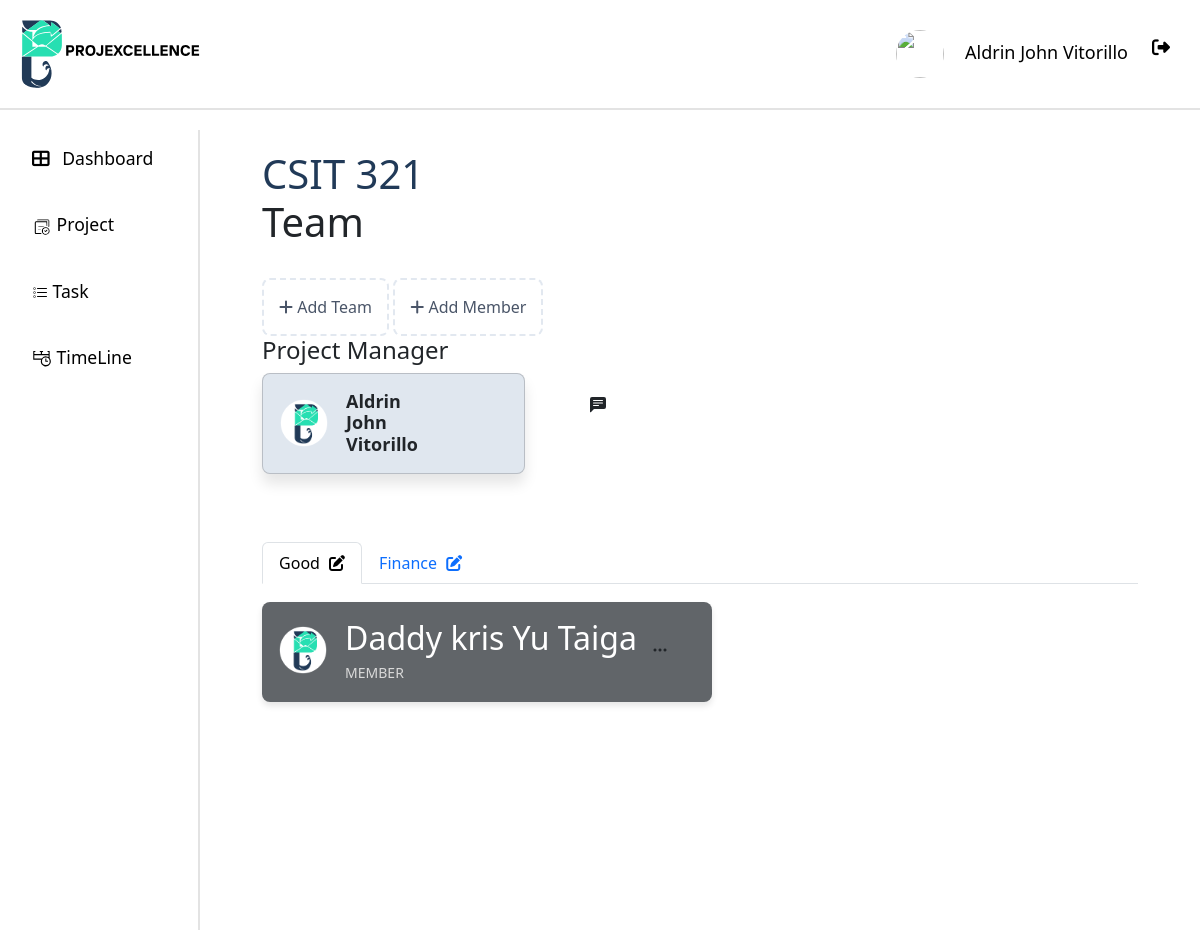
/myteam/1/ (signed in), run on the app's committed database.
### api/models.py (models this page shows, shortened)
class User(AbstractUser):
    ROLE_CHOICES = [
        ("ADMIN", "Admin"),
        ("PM", "projectmanger"),
        ("MEMBER", "member"),
    ]
    STATUS_CHOICES = [
        ("APPROVED", "Approved"),
        ("REJECTED", "Rejected"),
        ("PENDING", "Pending"),
    ]
    username = None  # Remove the username field entirely
    email = models.EmailField(_("email address"), unique=True)
    phone_regex = RegexValidator(
        regex=r"^\+?1?\d{9,15}$",
        message="Phone number must be entered in the format: '+999999999'. Up to 15 digits allowed.",
    )
    phone_number = models.CharField(validators=[phone_regex], max_length=17, blank=True)
    role = models.CharField(max_length=10, choices=ROLE_CHOICES, default="EMPLOYEE")
    date_of_hire = models.DateField(blank=True, null=True)
    profile_path = models.ImageField(null=True, blank=True,upload_to='profile/' )
    status = models.CharField(max_length=20, choices=STATUS_CHOICES, default="PENDING")
    groups = models.ManyToManyField(
        "auth.Group",
        verbose_name=_("groups"),
        blank=True,
        related_name="custom_user_set",
        related_query_name="custom_user",
    )
    user_permissions = models.ManyToManyField(
        "auth.Permission",
        verbose_name=_("user permissions"),
        blank=True,
        related_name="custom_user_set",
        related_query_name="custom_user",
    )
    objects = UserManager()
    USERNAME_FIELD = "email"
    REQUIRED_FIELDS = ["first_name", "last_name", "date_of_hire", "password"]
    def __str__(self):
        return f"{self.first_name} {self.last_name}"

class Project(models.Model):
    project_name = models.CharField(max_length=50)
    description = models.TextField()
    created_by = models.ForeignKey(User, on_delete=models.CASCADE)
    date_created = models.DateTimeField(auto_now_add=True)

class Team(models.Model):
    team_name = models.CharField(max_length=50)
    users = models.ManyToManyField(User, through='TeamMembership')  # Define the through model
    project = models.ForeignKey('Project', on_delete=models.CASCADE)

class TeamMembership(models.Model):
    ROLE_CHOICES = [
        ("Manager", "Manager"),
        ("HEAD", "Head"),
        ("MEMBER", "Member"),
    ]
    user = models.ForeignKey(User, on_delete=models.CASCADE)
    team = models.ForeignKey(Team, on_delete=models.CASCADE)
    project = models.ForeignKey('Project', on_delete=models.CASCADE)
    role = models.CharField(max_length=50,  choices=ROLE_CHOICES, default="Member")
    joined_at = models.DateTimeField(auto_now_add=True)

### api/views.py (the view, shortened to what this page needs)
# urls.py: path("myteam/<int:project_id>/", views.team_list, name="team_list"),
@login_required
def team_list(request, project_id):
    add_team_form = TeamForm()
    add_member_form = AddMemberForm()
    edit_role_form = EditRoleForm()
    user = request.user
    project = get_object_or_404(Project, id=project_id)
    assign_task = TaskForm(project=project)
    teams = Team.objects.filter(project=project).order_by("-id").prefetch_related('teammembership_set')
    team_filter = TeamFilter(request.GET, queryset=teams)
    paginator = Paginator(team_filter.qs, 5)
    page_number = request.GET.get("page")
    page_obj = paginator.get_page(page_number)
    user_roles = {
        membership.team_id: membership.role
        for membership in TeamMembership.objects.filter(
            user=request.user,
            project=project
        )
    }
    team_memberships_sorted = [
    (team, sorted(
        team.teammembership_set.all(),
        key=lambda m: (m.role != 'HEAD', m.role != 'Manager')
    ))
    for team in page_obj
]
    context = {
        "page_obj": page_obj,
        "add_team_form": add_team_form,
        "add_member_form": add_member_form,
        "assign_task":assign_task,
        "filter": team_filter,
        "project": project,
        "edit_role_form": edit_role_form,
        "team_memberships": team_memberships_sorted,
        "user_roles": user_roles,
    }
    return render(request, "myteam.html", context)

### api/templatetags/custom_filters.py (called while the page is built)
@register.filter
def get_item(dictionary, key):
    return dictionary.get(key)

### api/templates/myteam.html (shortened to what this page needs)
{% extends "base.html" %}
{% load static %}
{% load crispy_forms_tags %}
{% load custom_filters %}
{% block content %}
<div class="page-container">
    <div class="Team">
        <h1> <div class="project-name">{{ project.project_name|capfirst }} </div>Team</h1><br>
        {% if user == project.created_by or user|is_project_manager:project %}
            <div type="button" class="add-team" data-bs-toggle="modal" data-bs-target="#addTeamModal">
                <i class="fas fa-plus mr-2"></i> Add Team
            </div>
        {% endif %}
        <div type="button" class="add-member" data-bs-toggle="modal" data-bs-target="#addMemberModal">
            <i class="fas fa-plus mr-2"></i> Add Member
        </div>
        <h4>Project Manager</h4>
        <div class="card">
            <div class="info">
                <table>
                    <tr>
                        <td>
                            {% if project.created_by.user.profile_path %}
                             <img class="avatar" src="{{ project.created_by.user.profile_path.url }}" >
                            {% else %}
                                <img src="{% static 'res/logoPlaceHolder.png' %}" alt="avatar-profile" class="avatar">
                            {% endif %}
                            </td>
                        <td>
                            <h2 class="name"> {{ project.created_by.first_name|capfirst }} {{ project.created_by.last_name|capfirst }}</h2>
                        </td>
                        <td class="message">
                        </td>
                    </tr>
                </table>
            </div>
        </div>
    </div>
    <div class="Members">
        <ul class="nav nav-tabs">
            {% for team in page_obj %}
                <li class="nav-item">
                    <a class="nav-link {% if forloop.first %}active{% endif %}"
                       aria-current="page"
                       data-bs-toggle="tab"
                       href="#team-{{ team.id }}">
                       {{ team.team_name }}
                       {% if user == project.created_by or user|is_project_manager:project %}
                       <i class="fas fa-edit" style="cursor: pointer; margin-left: 5px;"
                          data-bs-toggle="modal"
                          data-bs-target="#editTeamModal-{{ team.id }}"></i>
                       {% endif %}
                    </a>
                </li>
            {% endfor %}
        </ul>
        <div class="tab-content">
            {% for team, memberships in team_memberships %}
                <div class="tab-pane {% if forloop.first %}active{% endif %}" id="team-{{ team.id }}">
                    {% if memberships %}
                        {% for membership in memberships %}
                            {%if membership.role == 'HEAD'%}
                            <div class="teamCards card-head">
                            {%elif membership.role == 'Manager'%}
                            <div class="teamCards card-manager">
                            {%else %}
                            <div class="teamCards card-members">
                            {%endif%}
                                <table class="info">
                                    <tr>
                                        <td>
                                        {% if membership.user.profile_path and membership.user.profile_path.url %}
                                            <img class="avatar" src="{{ membership.user.profile_path.url }}" >
                                        {% else %}
                                            <img src="{% static '/res/logoPlaceHolder.png' %}" alt="avatar-profile" class="avatar">
                                        {% endif %}
                                        </td>
                                        <td>
                                            <h2>{{ membership.user.first_name|capfirst }} {{ membership.user.last_name|capfirst }}</h2>
                                            <h2 class="title">{{ membership.role|capfirst }}</h2>
                                        </td>
                                        {% if user in team.users.all and membership.role != 'HEAD' and user_roles|get_item:team.id == 'HEAD' or user_roles|get_item:team.id == 'Manager' and user != membership.user or user == project.created_by%}
                                        <td>
                                            {%if user_roles|get_item:team.id  != 'MEMBER' and membership.role != 'HEAD'%}
                                            <div class="dropdown">
                                                <button class="btn" type="button" id="dropdownMenuButton" data-bs-toggle="dropdown" aria-expanded="false" onclick="event.stopPropagation()">
                                                    <i class="bi bi-three-dots" title="Settings"></i>
                                                </button>
                                            </div>
                                            {%endif%}
                                        </td>
                                        {%endif%}
                                    </tr>
                                </table>
                            </div>
                        {% endfor %}
                    {% else %}
                        <div class="card-members">
                            <div class="info">
                                <span>No members in this team.</span>
                            </div>
                        </div>
                    {% endif %}
                </div>
            {% endfor %}
        </div>
    </div>
</div>
{% endblock %}

### api/templates/base.html (shortened to what this page needs)
{% load static %}
<!DOCTYPE html>
<html lang="en">
  <head>
    <link
      href="https://cdn.jsdelivr.net/npm/bootstrap@5.3.0/dist/css/bootstrap.min.css"
      rel="stylesheet"
    />
    <link href="https://cdn.jsdelivr.net/npm/bootstrap-icons/font/bootstrap-icons.css" rel="stylesheet">
    <link
      href="https://cdnjs.cloudflare.com/ajax/libs/font-awesome/6.4.0/css/all.min.css"
      rel="stylesheet"
    />
    <link href="https://cdn.jsdelivr.net/npm/bootstrap@5.3.0/dist/css/bootstrap.min.css" rel="stylesheet">
  </head>
  <body>
    <header>
      <div class="header">
          <img src="{% static '/res/slogo.svg' %}" alt="logo" width="200px">
          <div class="profile" >
            <a class="nav-link {% if request.resolver_match.url_name == 'profile' %}active{% endif %}" href="{% url 'profile' %}">
              {% if request.user.profile_path.url != null  %}
                <img class="avatar" src="{{ request.user.profile_path.url }}" width="40px" height="40px" style="border-radius: 50%;" >
              {%endif%}
              {{ request.user.first_name|capfirst }} {{ request.user.last_name|capfirst }}
            </a>
            <a class="nav-link" href="{% url 'logout' %}" onclick="event.preventDefault(); document.getElementById('logout-form').submit();" style="margin-top: 5px;">
              <i class="fas fa-sign-out-alt me-2"></i>
            </a>
          </div>
      </div>
    </header>
    <div class="container-fluid">
      <div class="row">
        <nav
          id="sidebarMenu"
          class="col-md-3 col-lg-2 d-md-block sidebar collapse"
        >
          <ul class="nav flex-column">
            <li class="nav-item">
              <a class="nav-link {% if request.resolver_match.url_name == 'dashboard' %}active{% endif %}" href="{% url 'dashboard' %}">
                <i class="fas fa-th-large me-2"></i> Dashboard
              </a>
            </li>
            <li class="nav-item">
              <a class="nav-link {% if request.resolver_match.url_name == 'project' %}active{% endif %}" href="{% url 'project' %}">
                <img src="{% static '/res/projectIcon.svg' %}" alt="logo" width="20px">  Project
              </a>
            </li>
            <li class="nav-item">
              <a class="nav-link {% if request.resolver_match.url_name == 'task' %}active{% endif %}" href="{% url 'task' 'Pending' %}">
                 Task
              </a>
            </li>
            <li class="nav-item">
              <a class="nav-link {% if request.resolver_match.url_name == 'timeline' %}active{% endif %}" href="{% url 'timeline' %}">
                <img src="{% static '/res/timelineIcon.svg' %}" alt="logo" width="20px">  TimeLine
              </a>
            </li>
          </ul>
        </nav>
        <main class="col-md-9 ms-sm-auto col-lg-10 px-md-4 main-content">
          {% block content %}{% endblock content %}
        </main>
      </div>
    </div>
  </body>
</html>

### api/templates/base.html (style rules this page uses)
.header { overflow: hidden; background-color: #ffffff; padding: 20px 10px; position: fixed; top: 0; width: 100%; z-index: 1000; margin-bottom: 10px; border-bottom: 2px solid #e3e3e3; height: 110px; display: flex; justify-content: space-between; align-items: center; }
.header a { float: left; color: black; text-align: center; padding: 12px; text-decoration: none; font-size: 18px; line-height: 25px; border-radius: 4px; }
body { margin-top: 130px; background-color: #ffffff; }
.sidebar { background-color: #ffffff; color: black; height: 100vh; overflow-y: auto; position: fixed; top: 100; left: 0; z-index: 1000; border-right: 2px solid #e3e3e3; }
.sidebar .nav-link { color: black; padding: 15px 20px; font-size: 1.1rem; margin-bottom: 10px; }
.main-content { margin-left: 0; padding-top: 20px; }

### api/templates/myteam.html (style rules this page uses)
.page-container { display: flex; flex-direction: column; min-height: 100vh; margin-left: 4%; margin-right: 4%; user-select: none; }
.card { background-color: #E0E7EF; color: 213A58; border-radius: 8px; padding: 16px; min-height: 100px; padding: 20; box-shadow: 0 10px 14px rgba(0, 0, 0, 0.1); max-width: 30%; margin-bottom: 16px; user-select: none; }
.teamCards { color: #FFFFFF; border-radius: 8px; padding: 16px; min-height: 100px; padding: 20; box-shadow: 0 4px 6px rgba(0, 0, 0, 0.1); width: 450px; margin-bottom: 16px; }
.card-members { background-color: #616569; }
.card-members .title { color: #D9D9D9; }
.avatar { width: 48px; height: 48px; border-radius: 50%; margin-right: 16px; }
.info { display: flex; align-items: center; }
.name { font-size: 18px; font-weight: bold; margin: 0; }
.title { font-size: 14px; margin: 4px 0 0; }
.message { float: right; margin-left: 170px; }
.nav-tabs { margin-top: 6%; margin-bottom: 2%; user-select: none; }
.add-team { color: #4a5568; cursor: pointer; padding: 15px; border: 2px dashed #e2e8f0; border-radius: 8px; display: inline-block; transition: all 0.3s ease; }
.add-member { color: #4a5568; cursor: pointer; padding: 15px; border: 2px dashed #e2e8f0; border-radius: 8px; display: inline-block; transition: all 0.3s ease; }
.project-name { color: #213A58; }
.active { color: rgb(52, 0, 241); }
.tab-content>.active { display: flex; flex-wrap: wrap; gap: 10px; }

### data on the page
User: user.first_name "Aldrin John", user.last_name "Vitorillo"
Project: project_name "CSIT 321", created_by.first_name "Aldrin John", created_by.last_name "Vitorillo"
Team: team_name "Good"
Team: team_name "Finance"
TeamMembership: user.first_name "Daddy kris", user.last_name "Yu Taiga", role "MEMBER"
